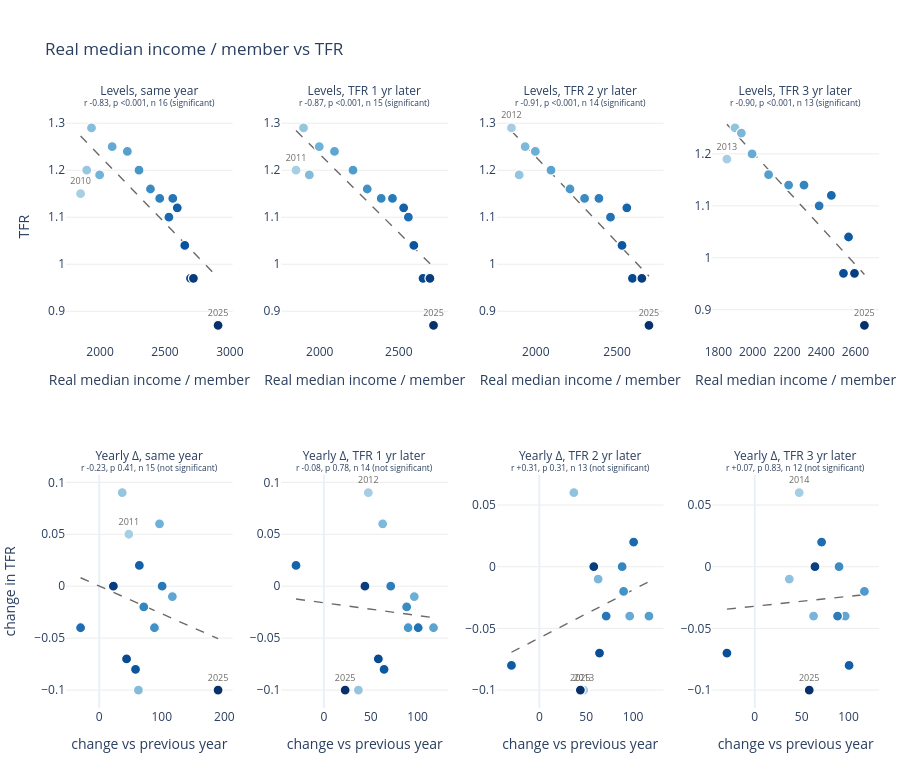

Notebook cell for this chart:
### Markdown cell above
**Median income per member (nominal).** Levels: strongly negative at every lag (r −0.88 to −0.94, all p < 0.001), because the two series trend in opposite directions. Yearly change: no link at any lag (same year r −0.29, p 0.29; lag 1 −0.20, p 0.49; lag 2 +0.11, p 0.73; lag 3 −0.09, p 0.78).

### Code cell
link_scatters("PM_Median_Real_2010")

### Figure 1 — Plotly figure (JSON) as saved in the notebook; plotly's stock layout.template omitted (floating-point values rounded to 4 significant figures)
{"data": [{"hoverinfo": "skip", "line": {"color": "#6b6a66", "dash": "dash", "width": 1.4}, "mode": "lines", "type": "scatter", "x": [1850.0, 1887.0, 1923.0, 1960.0, 1996.0, 2033.0, 2069.0, 2106.0, 2142.0, 2179.0, 2215.0, 2252.0, 2288.0, 2325.0, 2361.0, 2398.0, 2434.0, 2471.0, 2508.0, 2544.0, 2581.0, 2617.0, 2654.0, 2690.0, 2727.0, 2763.0, 2800.0, 2836.0, 2873.0, 2909.0], "xaxis": "x", "y": [1.273, 1.262, 1.252, 1.241, 1.231, 1.221, 1.21, 1.2, 1.189, 1.179, 1.169, 1.158, 1.148, 1.137, 1.127, 1.117, 1.106, 1.096, 1.086, 1.075, 1.065, 1.054, 1.044, 1.034, 1.023, 1.013, 1.002, 0.992, 0.9816, 0.9712], "yaxis": "y"}, {"customdata": [2010, 2011, 2012, 2013, 2014, 2015, 2016, 2017, 2018, 2019, 2020, 2021, 2022, 2023, 2024, 2025], "hovertemplate": "<b>%{customdata}</b><br>Real median income / member: %{x:,.3f}<br>TFR: %{y:,.3f}<extra></extra>", "marker": {"cmax": 2025, "cmin": 2002.0, "color": [2010, 2011, 2012, 2013, 2014, 2015, 2016, 2017, 2018, 2019, 2020, 2021, 2022, 2023, 2024, 2025], "colorscale": [[0.0, "rgb(247,251,255)"], [0.125, "rgb(222,235,247)"], [0.25, "rgb(198,219,239)"], [0.375, "rgb(158,202,225)"], [0.5, "rgb(107,174,214)"], [0.625, "rgb(66,146,198)"], [0.75, "rgb(33,113,181)"], [0.875, "rgb(8,81,156)"], [1.0, "rgb(8,48,107)"]], "line": {"color": "white", "width": 1.2}, "size": 10}, "mode": "markers+text", "text": ["2010", "", "", "", "", "", "", "", "", "", "", "", "", "", "", "2025"], "textfont": {"color": "#6b6a66", "size": 9}, "textposition": "top center", "type": "scatter", "x": [1850.0, 1897.0, 1934.0, 1997.0, 2093.0, 2210.0, 2300.0, 2388.0, 2460.0, 2560.0, 2531.0, 2595.0, 2653.0, 2697.0, 2719.0, 2909.0], "xaxis": "x", "y": [1.15, 1.2, 1.29, 1.19, 1.25, 1.24, 1.2, 1.16, 1.14, 1.14, 1.1, 1.12, 1.04, 0.97, 0.97, 0.87], "yaxis": "y"}, {"hoverinfo": "skip", "line": {"color": "#6b6a66", "dash": "dash", "width": 1.4}, "mode": "lines", "type": "scatter", "x": [1850.0, 1880.0, 1910.0, 1940.0, 1970.0, 2000.0, 2030.0, 2060.0, 2090.0, 2120.0, 2150.0, 2180.0, 2210.0, 2240.0, 2270.0, 2300.0, 2330.0, 2360.0, 2390.0, 2420.0, 2450.0, 2480.0, 2509.0, 2539.0, 2569.0, 2599.0, 2629.0, 2659.0, 2689.0, 2719.0], "xaxis": "x2", "y": [1.284, 1.274, 1.264, 1.254, 1.244, 1.234, 1.224, 1.214, 1.204, 1.194, 1.184, 1.174, 1.164, 1.154, 1.144, 1.134, 1.124, 1.114, 1.104, 1.094, 1.084, 1.074, 1.064, 1.054, 1.044, 1.034, 1.024, 1.014, 1.004, 0.9938], "yaxis": "y2"}, {"customdata": [2011, 2012, 2013, 2014, 2015, 2016, 2017, 2018, 2019, 2020, 2021, 2022, 2023, 2024, 2025], "hovertemplate": "<b>%{customdata}</b><br>Real median income / member: %{x:,.3f}<br>TFR: %{y:,.3f}<extra></extra>", "marker": {"cmax": 2025, "cmin": 2004.0, "color": [2011, 2012, 2013, 2014, 2015, 2016, 2017, 2018, 2019, 2020, 2021, 2022, 2023, 2024, 2025], "colorscale": [[0.0, "rgb(247,251,255)"], [0.125, "rgb(222,235,247)"], [0.25, "rgb(198,219,239)"], [0.375, "rgb(158,202,225)"], [0.5, "rgb(107,174,214)"], [0.625, "rgb(66,146,198)"], [0.75, "rgb(33,113,181)"], [0.875, "rgb(8,81,156)"], [1.0, "rgb(8,48,107)"]], "line": {"color": "white", "width": 1.2}, "size": 10}, "mode": "markers+text", "text": ["2011", "", "", "", "", "", "", "", "", "", "", "", "", "", "2025"], "textfont": {"color": "#6b6a66", "size": 9}, "textposition": "top center", "type": "scatter", "x": [1850.0, 1897.0, 1934.0, 1997.0, 2093.0, 2210.0, 2300.0, 2388.0, 2460.0, 2560.0, 2531.0, 2595.0, 2653.0, 2697.0, 2719.0], "xaxis": "x2", "y": [1.2, 1.29, 1.19, 1.25, 1.24, 1.2, 1.16, 1.14, 1.14, 1.1, 1.12, 1.04, 0.97, 0.97, 0.87], "yaxis": "y2"}, {"hoverinfo": "skip", "line": {"color": "#6b6a66", "dash": "dash", "width": 1.4}, "mode": "lines", "type": "scatter", "x": [1850.0, 1879.0, 1908.0, 1938.0, 1967.0, 1996.0, 2025.0, 2054.0, 2084.0, 2113.0, 2142.0, 2171.0, 2200.0, 2230.0, 2259.0, 2288.0, 2317.0, 2346.0, 2376.0, 2405.0, 2434.0, 2463.0, 2492.0, 2521.0, 2551.0, 2580.0, 2609.0, 2638.0, 2667.0, 2697.0], "xaxis": "x3", "y": [1.283, 1.273, 1.262, 1.251, 1.241, 1.23, 1.219, 1.209, 1.198, 1.187, 1.177, 1.166, 1.155, 1.145, 1.134, 1.124, 1.113, 1.102, 1.092, 1.081, 1.07, 1.06, 1.049, 1.038, 1.028, 1.017, 1.006, 0.9956, 0.985, 0.9743], "yaxis": "y3"}, {"customdata": [2012, 2013, 2014, 2015, 2016, 2017, 2018, 2019, 2020, 2021, 2022, 2023, 2024, 2025], "hovertemplate": "<b>%{customdata}</b><br>Real median income / member: %{x:,.3f}<br>TFR: %{y:,.3f}<extra></extra>", "marker": {"cmax": 2025, "cmin": 2005.0, "color": [2012, 2013, 2014, 2015, 2016, 2017, 2018, 2019, 2020, 2021, 2022, 2023, 2024, 2025], "colorscale": [[0.0, "rgb(247,251,255)"], [0.125, "rgb(222,235,247)"], [0.25, "rgb(198,219,239)"], [0.375, "rgb(158,202,225)"], [0.5, "rgb(107,174,214)"], [0.625, "rgb(66,146,198)"], [0.75, "rgb(33,113,181)"], [0.875, "rgb(8,81,156)"], [1.0, "rgb(8,48,107)"]], "line": {"color": "white", "width": 1.2}, "size": 10}, "mode": "markers+text", "text": ["2012", "", "", "", "", "", "", "", "", "", "", "", "", "2025"], "textfont": {"color": "#6b6a66", "size": 9}, "textposition": "top center", "type": "scatter", "x": [1850.0, 1897.0, 1934.0, 1997.0, 2093.0, 2210.0, 2300.0, 2388.0, 2460.0, 2560.0, 2531.0, 2595.0, 2653.0, 2697.0], "xaxis": "x3", "y": [1.29, 1.19, 1.25, 1.24, 1.2, 1.16, 1.14, 1.14, 1.1, 1.12, 1.04, 0.97, 0.97, 0.87], "yaxis": "y3"}, {"hoverinfo": "skip", "line": {"color": "#6b6a66", "dash": "dash", "width": 1.4}, "mode": "lines", "type": "scatter", "x": [1850.0, 1878.0, 1905.0, 1933.0, 1961.0, 1988.0, 2016.0, 2044.0, 2071.0, 2099.0, 2127.0, 2155.0, 2182.0, 2210.0, 2238.0, 2265.0, 2293.0, 2321.0, 2348.0, 2376.0, 2404.0, 2431.0, 2459.0, 2487.0, 2514.0, 2542.0, 2570.0, 2598.0, 2625.0, 2653.0], "xaxis": "x4", "y": [1.257, 1.247, 1.237, 1.227, 1.217, 1.207, 1.197, 1.187, 1.177, 1.167, 1.157, 1.147, 1.137, 1.127, 1.117, 1.107, 1.098, 1.088, 1.078, 1.068, 1.058, 1.048, 1.038, 1.028, 1.018, 1.008, 0.9978, 0.9879, 0.9779, 0.9679], "yaxis": "y4"}, {"customdata": [2013, 2014, 2015, 2016, 2017, 2018, 2019, 2020, 2021, 2022, 2023, 2024, 2025], "hovertemplate": "<b>%{customdata}</b><br>Real median income / member: %{x:,.3f}<br>TFR: %{y:,.3f}<extra></extra>", "marker": {"cmax": 2025, "cmin": 2006.0, "color": [2013, 2014, 2015, 2016, 2017, 2018, 2019, 2020, 2021, 2022, 2023, 2024, 2025], "colorscale": [[0.0, "rgb(247,251,255)"], [0.125, "rgb(222,235,247)"], [0.25, "rgb(198,219,239)"], [0.375, "rgb(158,202,225)"], [0.5, "rgb(107,174,214)"], [0.625, "rgb(66,146,198)"], [0.75, "rgb(33,113,181)"], [0.875, "rgb(8,81,156)"], [1.0, "rgb(8,48,107)"]], "line": {"color": "white", "width": 1.2}, "size": 10}, "mode": "markers+text", "text": ["2013", "", "", "", "", "", "", "", "", "", "", "", "2025"], "textfont": {"color": "#6b6a66", "size": 9}, "textposition": "top center", "type": "scatter", "x": [1850.0, 1897.0, 1934.0, 1997.0, 2093.0, 2210.0, 2300.0, 2388.0, 2460.0, 2560.0, 2531.0, 2595.0, 2653.0], "xaxis": "x4", "y": [1.19, 1.25, 1.24, 1.2, 1.16, 1.14, 1.14, 1.1, 1.12, 1.04, 0.97, 0.97, 0.87], "yaxis": "y4"}, {"hoverinfo": "skip", "line": {"color": "#6b6a66", "dash": "dash", "width": 1.4}, "mode": "lines", "type": "scatter", "x": [-29.73, -22.15, -14.57, -6.997, 0.5803, 8.158, 15.74, 23.31, 30.89, 38.47, 46.05, 53.62, 61.2, 68.78, 76.36, 83.93, 91.51, 99.09, 106.7, 114.2, 121.8, 129.4, 137.0, 144.6, 152.1, 159.7, 167.3, 174.9, 182.4, 190.0], "xaxis": "x5", "y": [0.008125, 0.006102, 0.004079, 0.002056, 3.315e-05, -0.00199, -0.004013, -0.006036, -0.008059, -0.01008, -0.0121, -0.01413, -0.01615, -0.01817, -0.0202, -0.02222, -0.02424, -0.02627, -0.02829, -0.03031, -0.03234, -0.03436, -0.03638, -0.0384, -0.04043, -0.04245, -0.04447, -0.0465, -0.04852, -0.05054], "yaxis": "y5"}, {"customdata": [2011, 2012, 2013, 2014, 2015, 2016, 2017, 2018, 2019, 2020, 2021, 2022, 2023, 2024, 2025], "hovertemplate": "<b>%{customdata}</b><br>Real median income / member: %{x:,.3f}<br>TFR: %{y:,.3f}<extra></extra>", "marker": {"cmax": 2025, "cmin": 2004.0, "color": [2011, 2012, 2013, 2014, 2015, 2016, 2017, 2018, 2019, 2020, 2021, 2022, 2023, 2024, 2025], "colorscale": [[0.0, "rgb(247,251,255)"], [0.125, "rgb(222,235,247)"], [0.25, "rgb(198,219,239)"], [0.375, "rgb(158,202,225)"], [0.5, "rgb(107,174,214)"], [0.625, "rgb(66,146,198)"], [0.75, "rgb(33,113,181)"], [0.875, "rgb(8,81,156)"], [1.0, "rgb(8,48,107)"]], "line": {"color": "white", "width": 1.2}, "size": 10}, "mode": "markers+text", "text": ["2011", "", "", "", "", "", "", "", "", "", "", "", "", "", "2025"], "textfont": {"color": "#6b6a66", "size": 9}, "textposition": "top center", "type": "scatter", "x": [47.37, 36.81, 62.71, 96.41, 116.9, 89.9, 88.31, 71.29, 100.6, -29.73, 64.2, 58.08, 43.77, 22.68, 190.0], "xaxis": "x5", "y": [0.05, 0.09, -0.1, 0.06, -0.01, -0.04, -0.04, -0.02, 0.0, -0.04, 0.02, -0.08, -0.07, 0.0, -0.1], "yaxis": "y5"}, {"hoverinfo": "skip", "line": {"color": "#6b6a66", "dash": "dash", "width": 1.4}, "mode": "lines", "type": "scatter", "x": [-29.73, -24.67, -19.61, -14.56, -9.498, -4.44, 0.6176, 5.676, 10.73, 15.79, 20.85, 25.91, 30.97, 36.02, 41.08, 46.14, 51.2, 56.25, 61.31, 66.37, 71.43, 76.49, 81.54, 86.6, 91.66, 96.72, 101.8, 106.8, 111.9, 116.9], "xaxis": "x6", "y": [-0.01232, -0.01294, -0.01356, -0.01418, -0.0148, -0.01542, -0.01604, -0.01666, -0.01728, -0.0179, -0.01852, -0.01914, -0.01976, -0.02038, -0.021, -0.02162, -0.02224, -0.02286, -0.02348, -0.0241, -0.02471, -0.02533, -0.02595, -0.02657, -0.02719, -0.02781, -0.02843, -0.02905, -0.02967, -0.03029], "yaxis": "y6"}, {"customdata": [2012, 2013, 2014, 2015, 2016, 2017, 2018, 2019, 2020, 2021, 2022, 2023, 2024, 2025], "hovertemplate": "<b>%{customdata}</b><br>Real median income / member: %{x:,.3f}<br>TFR: %{y:,.3f}<extra></extra>", "marker": {"cmax": 2025, "cmin": 2005.0, "color": [2012, 2013, 2014, 2015, 2016, 2017, 2018, 2019, 2020, 2021, 2022, 2023, 2024, 2025], "colorscale": [[0.0, "rgb(247,251,255)"], [0.125, "rgb(222,235,247)"], [0.25, "rgb(198,219,239)"], [0.375, "rgb(158,202,225)"], [0.5, "rgb(107,174,214)"], [0.625, "rgb(66,146,198)"], [0.75, "rgb(33,113,181)"], [0.875, "rgb(8,81,156)"], [1.0, "rgb(8,48,107)"]], "line": {"color": "white", "width": 1.2}, "size": 10}, "mode": "markers+text", "text": ["2012", "", "", "", "", "", "", "", "", "", "", "", "", "2025"], "textfont": {"color": "#6b6a66", "size": 9}, "textposition": "top center", "type": "scatter", "x": [47.37, 36.81, 62.71, 96.41, 116.9, 89.9, 88.31, 71.29, 100.6, -29.73, 64.2, 58.08, 43.77, 22.68], "xaxis": "x6", "y": [0.09, -0.1, 0.06, -0.01, -0.04, -0.04, -0.02, 0.0, -0.04, 0.02, -0.08, -0.07, 0.0, -0.1], "yaxis": "y6"}, {"hoverinfo": "skip", "line": {"color": "#6b6a66", "dash": "dash", "width": 1.4}, "mode": "lines", "type": "scatter", "x": [-29.73, -24.67, -19.61, -14.56, -9.498, -4.44, 0.6176, 5.676, 10.73, 15.79, 20.85, 25.91, 30.97, 36.02, 41.08, 46.14, 51.2, 56.25, 61.31, 66.37, 71.43, 76.49, 81.54, 86.6, 91.66, 96.72, 101.8, 106.8, 111.9, 116.9], "xaxis": "x7", "y": [-0.06933, -0.06736, -0.06538, -0.06341, -0.06144, -0.05946, -0.05749, -0.05551, -0.05354, -0.05156, -0.04959, -0.04762, -0.04564, -0.04367, -0.04169, -0.03972, -0.03775, -0.03577, -0.0338, -0.03182, -0.02985, -0.02787, -0.0259, -0.02393, -0.02195, -0.01998, -0.018, -0.01603, -0.01405, -0.01208], "yaxis": "y7"}, {"customdata": [2013, 2014, 2015, 2016, 2017, 2018, 2019, 2020, 2021, 2022, 2023, 2024, 2025], "hovertemplate": "<b>%{customdata}</b><br>Real median income / member: %{x:,.3f}<br>TFR: %{y:,.3f}<extra></extra>", "marker": {"cmax": 2025, "cmin": 2006.0, "color": [2013, 2014, 2015, 2016, 2017, 2018, 2019, 2020, 2021, 2022, 2023, 2024, 2025], "colorscale": [[0.0, "rgb(247,251,255)"], [0.125, "rgb(222,235,247)"], [0.25, "rgb(198,219,239)"], [0.375, "rgb(158,202,225)"], [0.5, "rgb(107,174,214)"], [0.625, "rgb(66,146,198)"], [0.75, "rgb(33,113,181)"], [0.875, "rgb(8,81,156)"], [1.0, "rgb(8,48,107)"]], "line": {"color": "white", "width": 1.2}, "size": 10}, "mode": "markers+text", "text": ["2013", "", "", "", "", "", "", "", "", "", "", "", "2025"], "textfont": {"color": "#6b6a66", "size": 9}, "textposition": "top center", "type": "scatter", "x": [47.37, 36.81, 62.71, 96.41, 116.9, 89.9, 88.31, 71.29, 100.6, -29.73, 64.2, 58.08, 43.77], "xaxis": "x7", "y": [-0.1, 0.06, -0.01, -0.04, -0.04, -0.02, 0.0, -0.04, 0.02, -0.08, -0.07, 0.0, -0.1], "yaxis": "y7"}, {"hoverinfo": "skip", "line": {"color": "#6b6a66", "dash": "dash", "width": 1.4}, "mode": "lines", "type": "scatter", "x": [-29.73, -24.67, -19.61, -14.56, -9.498, -4.44, 0.6176, 5.676, 10.73, 15.79, 20.85, 25.91, 30.97, 36.02, 41.08, 46.14, 51.2, 56.25, 61.31, 66.37, 71.43, 76.49, 81.54, 86.6, 91.66, 96.72, 101.8, 106.8, 111.9, 116.9], "xaxis": "x8", "y": [-0.0344, -0.034, -0.03359, -0.03319, -0.03278, -0.03238, -0.03197, -0.03157, -0.03116, -0.03076, -0.03035, -0.02995, -0.02954, -0.02914, -0.02873, -0.02833, -0.02792, -0.02752, -0.02711, -0.02671, -0.0263, -0.0259, -0.0255, -0.02509, -0.02469, -0.02428, -0.02388, -0.02347, -0.02307, -0.02266], "yaxis": "y8"}, {"customdata": [2014, 2015, 2016, 2017, 2018, 2019, 2020, 2021, 2022, 2023, 2024, 2025], "hovertemplate": "<b>%{customdata}</b><br>Real median income / member: %{x:,.3f}<br>TFR: %{y:,.3f}<extra></extra>", "marker": {"cmax": 2025, "cmin": 2008.0, "color": [2014, 2015, 2016, 2017, 2018, 2019, 2020, 2021, 2022, 2023, 2024, 2025], "colorscale": [[0.0, "rgb(247,251,255)"], [0.125, "rgb(222,235,247)"], [0.25, "rgb(198,219,239)"], [0.375, "rgb(158,202,225)"], [0.5, "rgb(107,174,214)"], [0.625, "rgb(66,146,198)"], [0.75, "rgb(33,113,181)"], [0.875, "rgb(8,81,156)"], [1.0, "rgb(8,48,107)"]], "line": {"color": "white", "width": 1.2}, "size": 10}, "mode": "markers+text", "text": ["2014", "", "", "", "", "", "", "", "", "", "", "2025"], "textfont": {"color": "#6b6a66", "size": 9}, "textposition": "top center", "type": "scatter", "x": [47.37, 36.81, 62.71, 96.41, 116.9, 89.9, 88.31, 71.29, 100.6, -29.73, 64.2, 58.08], "xaxis": "x8", "y": [0.06, -0.01, -0.04, -0.04, -0.02, 0.0, -0.04, 0.02, -0.08, -0.07, 0.0, -0.1], "yaxis": "y8"}], "layout": {"annotations": [{"font": {"size": 12}, "showarrow": false, "text": "Levels, same year<br><sup>r -0.83, p <0.001, n 16 (significant)</sup>", "x": 0.1025, "xanchor": "center", "xref": "paper", "y": 1.0, "yanchor": "bottom", "yref": "paper"}, {"font": {"size": 12}, "showarrow": false, "text": "Levels, TFR 1 yr later<br><sup>r -0.87, p <0.001, n 15 (significant)</sup>", "x": 0.3675, "xanchor": "center", "xref": "paper", "y": 1.0, "yanchor": "bottom", "yref": "paper"}, {"font": {"size": 12}, "showarrow": false, "text": "Levels, TFR 2 yr later<br><sup>r -0.91, p <0.001, n 14 (significant)</sup>", "x": 0.6325, "xanchor": "center", "xref": "paper", "y": 1.0, "yanchor": "bottom", "yref": "paper"}, {"font": {"size": 12}, "showarrow": false, "text": "Levels, TFR 3 yr later<br><sup>r -0.90, p <0.001, n 13 (significant)</sup>", "x": 0.8975, "xanchor": "center", "xref": "paper", "y": 1.0, "yanchor": "bottom", "yref": "paper"}, {"font": {"size": 12}, "showarrow": false, "text": "Yearly Δ, same year<br><sup>r -0.23, p 0.41, n 15 (not significant)</sup>", "x": 0.1025, "xanchor": "center", "xref": "paper", "y": 0.39, "yanchor": "bottom", "yref": "paper"}, {"font": {"size": 12}, "showarrow": false, "text": "Yearly Δ, TFR 1 yr later<br><sup>r -0.08, p 0.78, n 14 (not significant)</sup>", "x": 0.3675, "xanchor": "center", "xref": "paper", "y": 0.39, "yanchor": "bottom", "yref": "paper"}, {"font": {"size": 12}, "showarrow": false, "text": "Yearly Δ, TFR 2 yr later<br><sup>r +0.31, p 0.31, n 13 (not significant)</sup>", "x": 0.6325, "xanchor": "center", "xref": "paper", "y": 0.39, "yanchor": "bottom", "yref": "paper"}, {"font": {"size": 12}, "showarrow": false, "text": "Yearly Δ, TFR 3 yr later<br><sup>r +0.07, p 0.83, n 12 (not significant)</sup>", "x": 0.8975, "xanchor": "center", "xref": "paper", "y": 0.39, "yanchor": "bottom", "yref": "paper"}], "font": {"size": 12}, "height": 760, "hovermode": "closest", "legend": {"orientation": "h", "title": {}, "x": 0, "y": 1.0, "yanchor": "bottom"}, "margin": {"b": 10, "l": 10, "r": 10, "t": 110}, "showlegend": false, "title": {"text": "Real median income / member vs TFR"}, "xaxis": {"anchor": "y", "domain": [0.0, 0.205], "gridcolor": "#ececea", "showgrid": false, "title": {"text": "Real median income / member"}}, "xaxis2": {"anchor": "y2", "domain": [0.265, 0.47], "gridcolor": "#ececea", "showgrid": false, "title": {"text": "Real median income / member"}}, "xaxis3": {"anchor": "y3", "domain": [0.53, 0.735], "gridcolor": "#ececea", "showgrid": false, "title": {"text": "Real median income / member"}}, "xaxis4": {"anchor": "y4", "domain": [0.795, 1.0], "gridcolor": "#ececea", "showgrid": false, "title": {"text": "Real median income / member"}}, "xaxis5": {"anchor": "y5", "domain": [0.0, 0.205], "gridcolor": "#ececea", "showgrid": false, "title": {"text": "change vs previous year"}}, "xaxis6": {"anchor": "y6", "domain": [0.265, 0.47], "gridcolor": "#ececea", "showgrid": false, "title": {"text": "change vs previous year"}}, "xaxis7": {"anchor": "y7", "domain": [0.53, 0.735], "gridcolor": "#ececea", "showgrid": false, "title": {"text": "change vs previous year"}}, "xaxis8": {"anchor": "y8", "domain": [0.795, 1.0], "gridcolor": "#ececea", "showgrid": false, "title": {"text": "change vs previous year"}}, "yaxis": {"anchor": "x", "domain": [0.61, 1.0], "gridcolor": "#ececea", "title": {"text": "TFR"}, "zeroline": false}, "yaxis2": {"anchor": "x2", "domain": [0.61, 1.0], "gridcolor": "#ececea", "zeroline": false}, "yaxis3": {"anchor": "x3", "domain": [0.61, 1.0], "gridcolor": "#ececea", "zeroline": false}, "yaxis4": {"anchor": "x4", "domain": [0.61, 1.0], "gridcolor": "#ececea", "zeroline": false}, "yaxis5": {"anchor": "x5", "domain": [0.0, 0.39], "gridcolor": "#ececea", "title": {"text": "change in TFR"}, "zeroline": false}, "yaxis6": {"anchor": "x6", "domain": [0.0, 0.39], "gridcolor": "#ececea", "zeroline": false}, "yaxis7": {"anchor": "x7", "domain": [0.0, 0.39], "gridcolor": "#ececea", "zeroline": false}, "yaxis8": {"anchor": "x8", "domain": [0.0, 0.39], "gridcolor": "#ececea", "zeroline": false}}}
